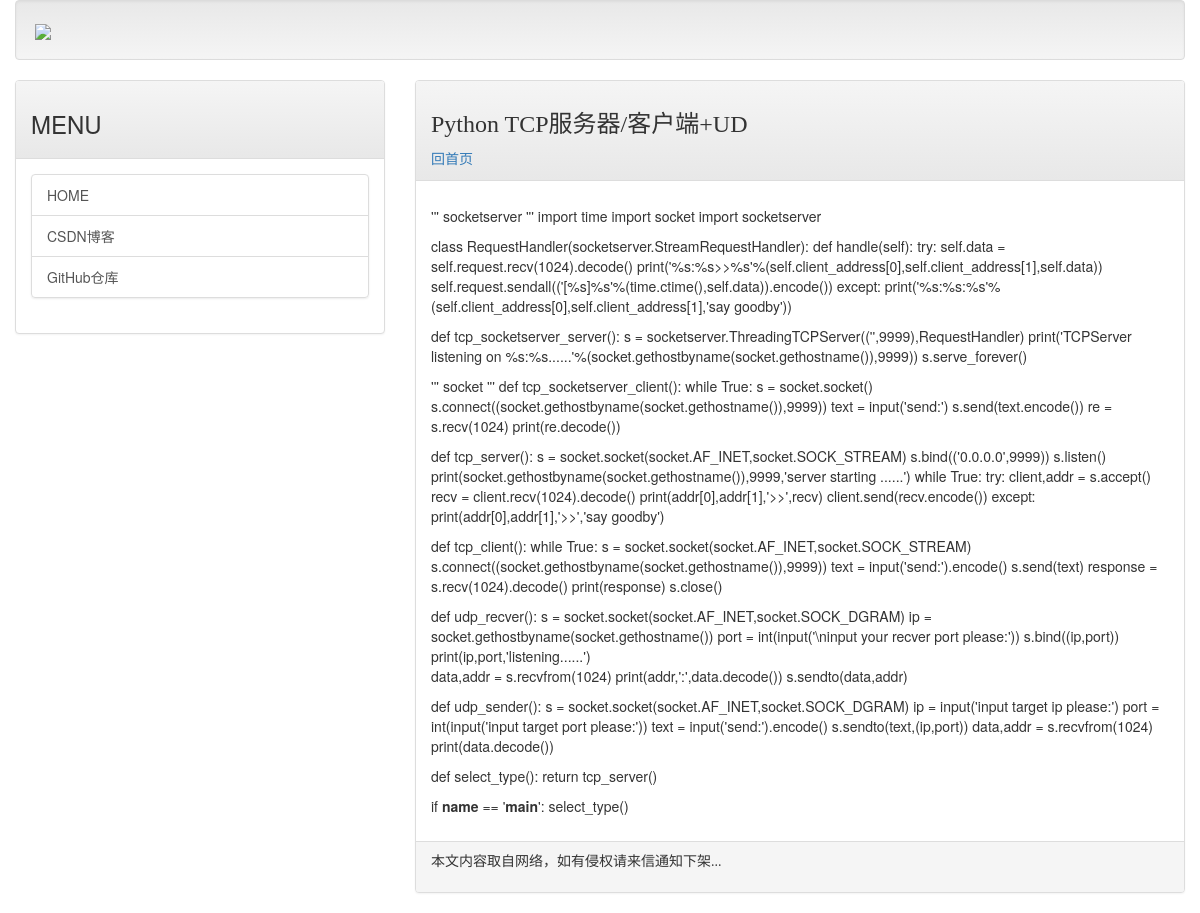
/post/fifth-post/, run on an earlier commit of the app's database.
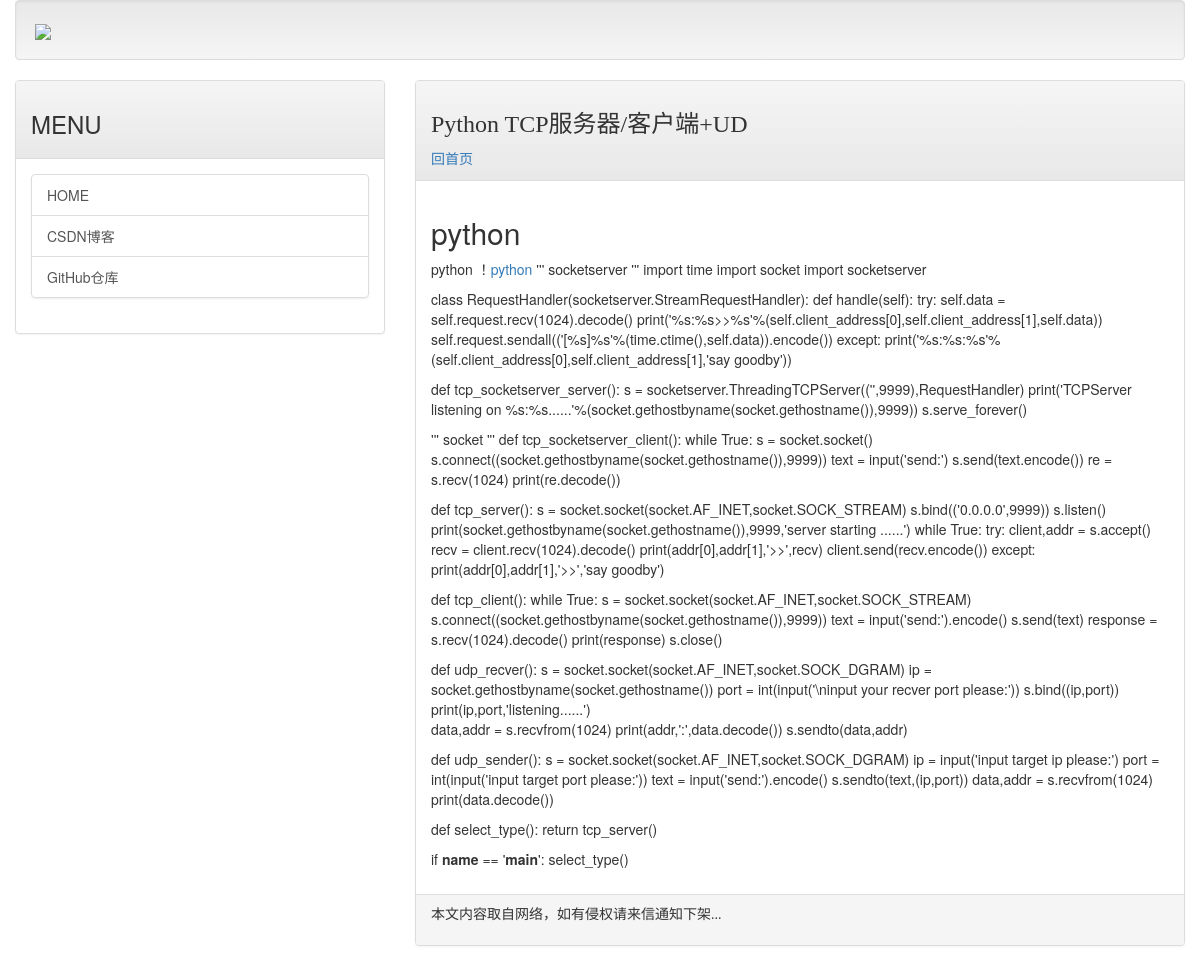
And on a later commit of the database.
### mainsite/models.py (models this page shows, shortened)
class Post(models.Model):
    title = models.CharField(max_length=20)
    slug = models.CharField(max_length=20)
    body = models.TextField()
    pub_date = models.DateTimeField(default=timezone.now)
    class Meta:
        ordering = ('-pub_date',)

### mainsite/views.py (the view)
# urls.py: path('post/<slug:slug>/',showpost),
def showpost(request,slug):
    try:
        post = Post.objects.get(slug = slug)
        if post != None:
            return render(request,'post.html',locals())
    except:
        return redirect('/')

### templates/post.html (shortened to what this page needs)
{% extends 'base.html' %}
{% load markdown_deux_tags %}
{% block headmessage %}
    <h3 style='font-family:微软雅黑;'>{{post.title}}</h3>
    <a style='font-family:微软雅黑;' href='/'>回首页</a>
{% endblock %}
{% block content %}
    <p style='font-family:微软雅黑;font-size:12pt;letter-spacing:2pt;'>
        {{post.body|markdown}}</a>
    </p>
{% endblock %}

What changed in the data, as far as the page shows it:
changed Post "Python TCP服务器/客户端+UD": body "''' socketserver ''' import…" → "python python ！ python ''' socketserver ''' import…"
